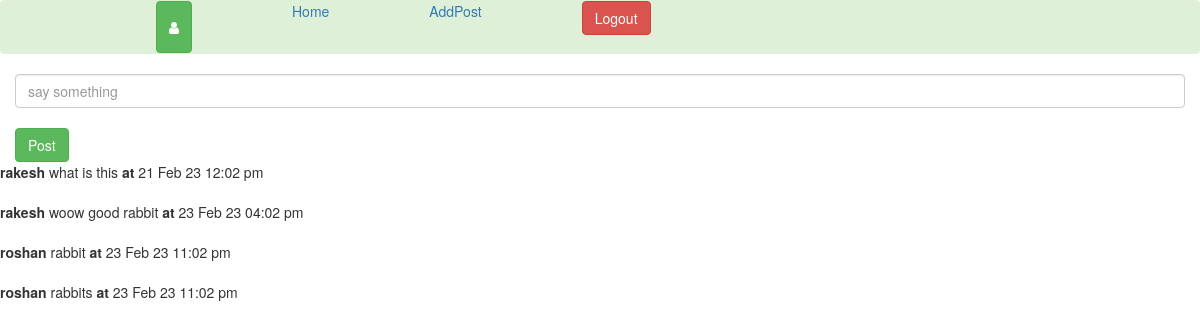
The page /comment.php?id=13 on the database its author committed.
### tables this page shows
CREATE TABLE `users_comment` (
  `id` int(255) NOT NULL,
  `post_id` int(255) NOT NULL,
  `user_id` int(255) NOT NULL,
  `comment` mediumtext NOT NULL,
  `date_at` datetime NOT NULL DEFAULT current_timestamp() ON UPDATE current_timestamp()
);

CREATE TABLE `users` (
  `id` int(255) NOT NULL,
  `name` varchar(255) NOT NULL,
  `email` varchar(255) NOT NULL,
  `gender` varchar(255) NOT NULL,
  `password` varchar(255) NOT NULL,
  `date_at` datetime(6) NOT NULL DEFAULT current_timestamp(6)
);

### classes/DBConnection.php (called while the page is built, shortened)
<?php
   class DBConnection
   {
       private $server = "localhost";
       private $name = "root";
       private $password = "";
       private $db = "myworld";
       function __construct()
       {
           $this->con = new mysqli($this->server, $this->name, $this->password, $this->db);
       }
    }

### classes/Comment.php (called while the page is built, shortened)
<?php
include("DBConnection.php");
class Comment extends DBConnection
{
    function get_comment($post_id){
        $sql = "SELECT users.name,users_comment.comment,users_comment.post_id,users_comment.date_at FROM users_comment join users on users.id = users_comment.user_id WHERE post_id = $post_id";
        $result = $this->con->query($sql);
        $rows = array();
        while($row = $result->fetch_assoc()){
            $rows[] = $row;
        }
        return $rows;
    }
}

### comment.php (the view, shortened to what this page needs)
<?php
include("classes/Comment.php");
$objcomment = new Comment();
 include("nav.php");
 ?>
<!DOCTYPE html>
<html lang="en">
<head>
    <link rel="stylesheet" href="https://maxcdn.bootstrapcdn.com/bootstrap/3.3.7/css/bootstrap.min.css">
</head>
<body>
    <?php
    $post_id = $_GET['id'];
    $result = $objcomment->checkPost($post_id);
    foreach ($result as $key => $rew) {}
        if ($rew['id'] !== $post_id) {
            header("location:index.php");
        } else {
            $commenterr = "";
        }
    ?>
        <div class="container">
            <div class="row">
                <form action="" method="post">
                    <input type="text" name="comment" placeholder="say something" class="form-control">
                    <span><?php echo $commenterr; ?></span><br>
                    <input type="submit" name="submit" value="Post" class="btn btn-success">
                </form>
            </div>
        </div>
    <?php
        $result = $objcomment->get_comment($post_id);
        foreach($result as $key => $rew){
            echo "<b>" . $rew['name'] . "</b>" . " " . $rew['comment'] . "<b> at </b>" . date("d M y h:m a",strtotime($rew['date_at']) ) . "<br><br>";
        }
    ?>
</body>
</html>

### rows shown on the page
users_comment: user.name "rakesh", comment "what is this", date_at "21 Feb 23 12:02 pm"
users_comment: user.name "rakesh", comment "woow good rabbit", date_at "23 Feb 23 04:02 pm"
users_comment: user.name "roshan", comment "rabbit", date_at "23 Feb 23 11:02 pm"
users_comment: user.name "roshan", comment "rabbits", date_at "23 Feb 23 11:02 pm"
